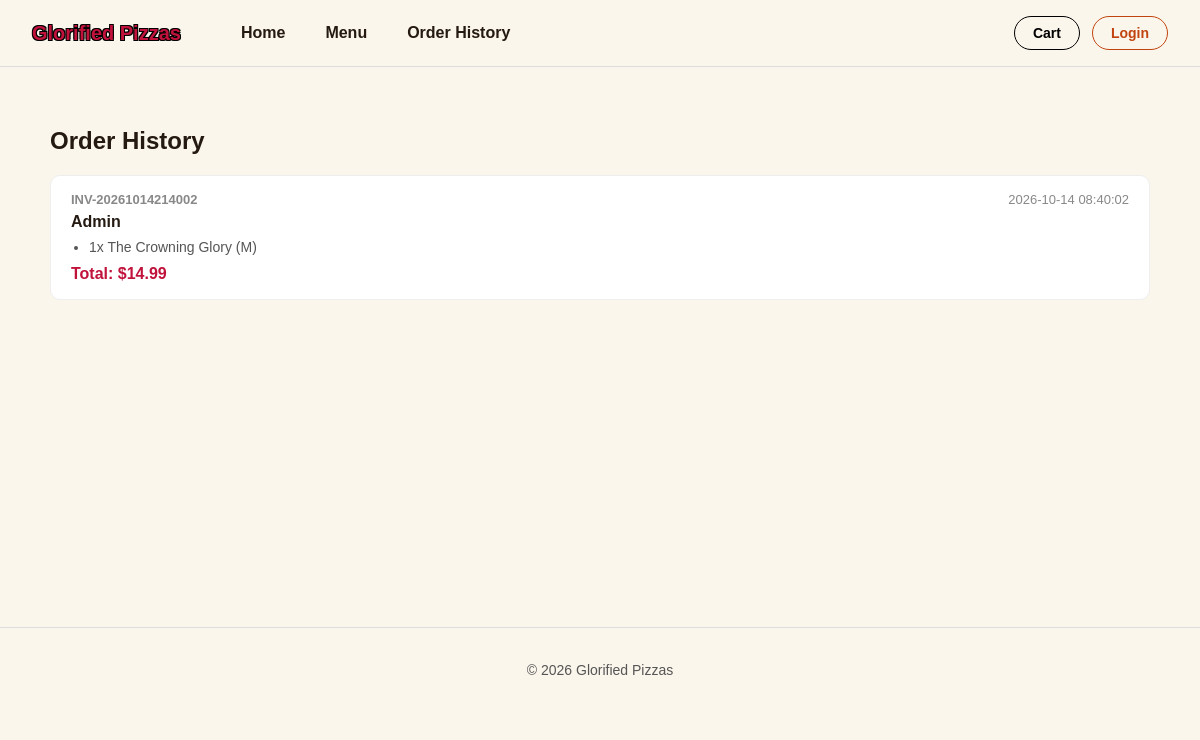
The page /orders on the database as committed earlier.
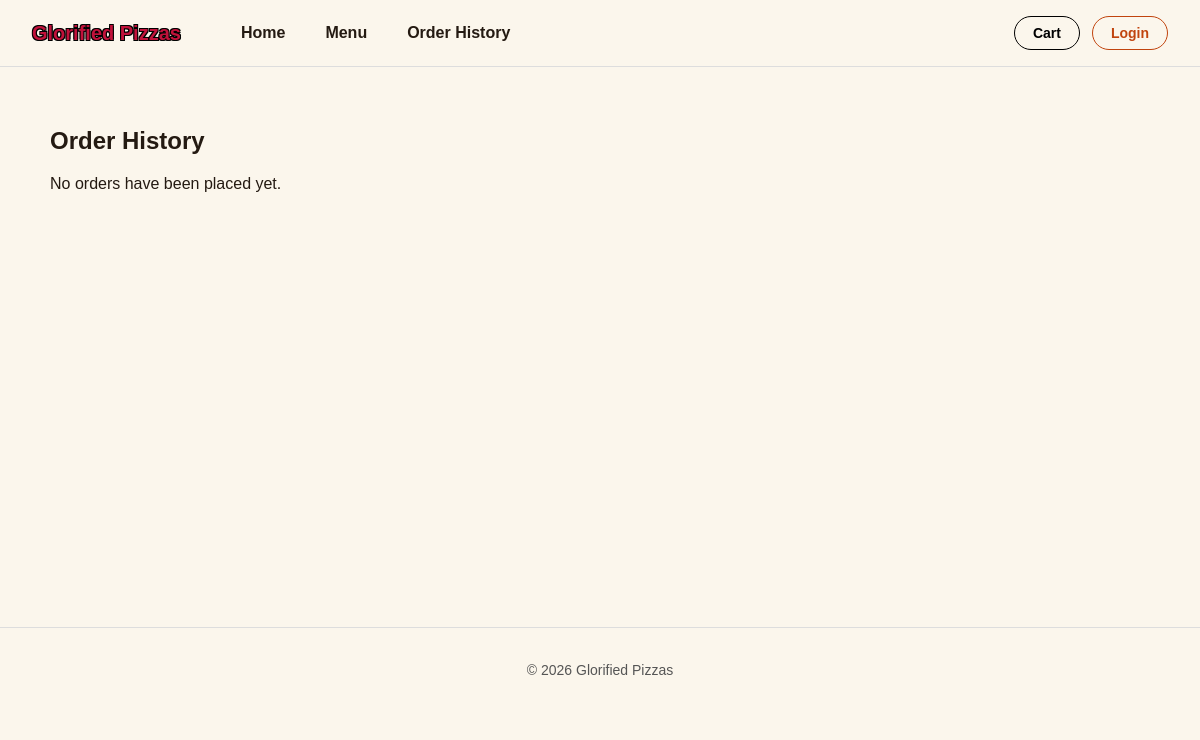
The same page on the database as committed later.
### tables this page shows
CREATE TABLE orders (
                order_id INTEGER PRIMARY KEY AUTOINCREMENT,
                invoice_number TEXT,
                customer_name TEXT,
                cart_items TEXT,
                total REAL,
                date TIMESTAMP DEFAULT CURRENT_TIMESTAMP
            );

### AS91897-AS91896-main/app.py (the view)
@app.route("/orders")
def order_history():
    with sqlite3.connect('pizza_shop.db') as conn:
        cursor = conn.cursor()
        cursor.execute('SELECT * FROM orders ORDER BY order_id DESC')
        rows = cursor.fetchall()
    orders = []
    for row in rows:
        orders.append({
            'order_id': row[0],
            'invoice_number': row[1],
            'customer_name': row[2],
            'cart_items': json.loads(row[3]),
            'total': row[4],
            'date': row[5]
        })
    return render_template('order_history.html', orders=orders)

### AS91897-AS91896-main/templates/order_history.html (shortened to what this page needs)
{% extends "base.html" %}
{% block content %}
<h2>Order History</h2>
{% if not orders %}
<p>No orders have been placed yet.</p>
{% else %}
<div class="order-history-list">
    {% for order in orders %}
    <div class="order-history-card">
        <div class="order-history-header">
            <strong>{{ order.invoice_number }}</strong>
            <span>{{ order.date }}</span>
        </div>
        <p class="order-history-customer">{{ order.customer_name }}</p>
        <ul class="order-history-items">
            {% for item_key, item in order.cart_items.items() %}
            <li>{{ item.quantity }}x {{ item.name }} ({{ item.size }})</li>
            {% endfor %}
        </ul>
        <p class="order-history-total">Total: ${{ "%.2f"|format(order.total) }}</p>
    </div>
    {% endfor %}
</div>
{% endif %}
{% endblock %}

### AS91897-AS91896-main/templates/base.html (shortened to what this page needs)
<!DOCTYPE html>
<html lang="en">
<head>
    <link rel="stylesheet" href="{{ url_for('static', filename='css/style.css') }}">
</head>
<body>
<header>
    <h1>Glorified Pizzas</h1>
    <nav>
        <a href="{{ url_for('home') }}">Home</a>
        <a href="{{ url_for('menu') }}">Menu</a>
        <a href="{{ url_for('order_history') }}">Order History</a>
    </nav>
    <div class="header-actions">
        <div class="cart">
            <a href="{{ url_for('checkout') }}">Cart</a>
        </div>
        {% if session.get('is_admin') %}
        <div class="admin-dashboard">
            <a href="{{ url_for('admin_dashboard') }}">Admin Dashboard</a>
        </div>
        <div class="logout">
            <a href="{{ url_for('logout') }}">Logout</a>
        </div>
        {% else %}
        <div class="login">
            <a href="{{ url_for('login') }}">Login</a>
        </div>
        {% endif %}
    </div>
</header>
<main>
    {% block content %}{% endblock %}
</main>
<footer>
    <p>&copy; 2026 Glorified Pizzas</p>
</footer>
</body>
</html>

### AS91897-AS91896-main/static/css/style.css (style rules this page uses)
body { margin: 0; font-family: Arial, sans-serif; background: #FBF6EC; color: #241A12; }
header { display: flex; align-items: center; justify-content: space-between; padding: 16px 32px; border-bottom: 1px solid #ddd; position: sticky; top: 0; z-index: 100; background: #FBF6EC; transition: background-color 0.25s ease, backdrop-filter 0.25s ease, border-color 0.25s ease; }
nav { display: flex; gap: 20px; margin-left: 40px; margin-right: auto; }
header h1 { font-size: 20px; margin: 0; color: #C1123B; font-weight: bold; text-shadow: 1px 1px 0 #000, -1px -1px 0 #000, 1px -1px 0 #000, -1px 1px 0 #000; transition: opacity 0.25s ease; }
nav a { margin-left: 20px; text-decoration: none; color: #241A12; font-weight: bold; transition: opacity 0.25s ease; }
.header-actions { display: flex; align-items: center; gap: 12px; flex-shrink: 0; }
.login a { border: 1px solid #C1440E; color: #C1440E; padding: 8px 18px; border-radius: 999px; text-decoration: none; font-weight: bold; font-size: 14px; transition: opacity 0.25s ease; }
.cart a { display: flex; align-items: center; gap: 6px; background: transparent; border: 1px solid #000; color: #000; padding: 8px 18px; border-radius: 999px; text-decoration: none; font-weight: bold; font-size: 14px; transition: opacity 0.25s ease; }
main { max-width: 1100px; margin: 0 auto; padding: 40px 32px; min-height: 60vh; }
footer { border-top: 1px solid #ddd; text-align: center; padding: 20px; font-size: 14px; color: #555; }
nav a { transition: color 0.15s ease; }

Rows that differ between the two databases and show on the page:
removed orders: invoice_number "INV-20261014214002", date "2026-10-14 08:40:02", customer_name "Admin", quantity "1", name "The Crowning Glory", size "M", total "14.99"
Other text that changed with them:
text now shown: "No orders have been placed yet."
